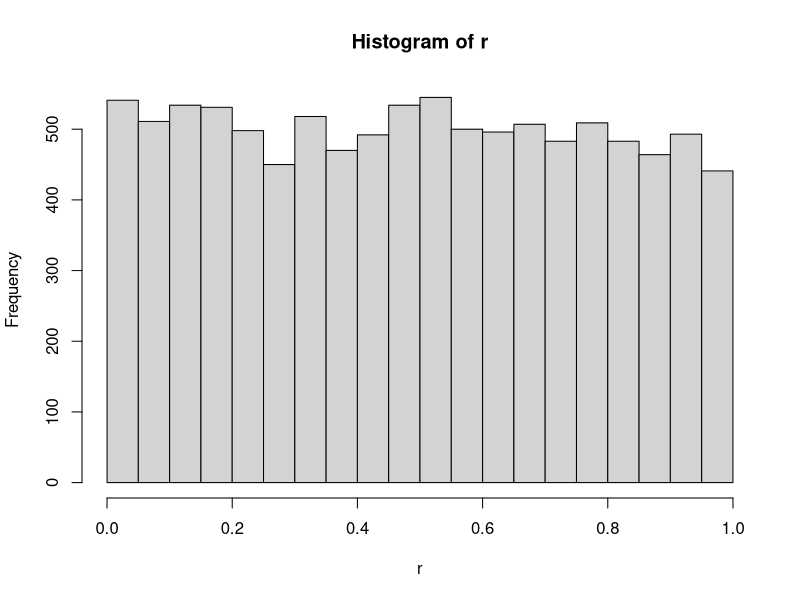
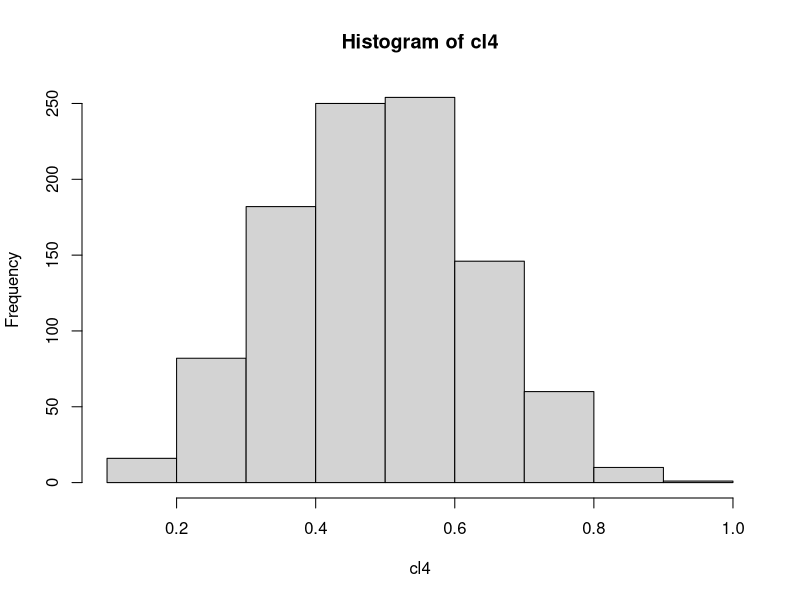
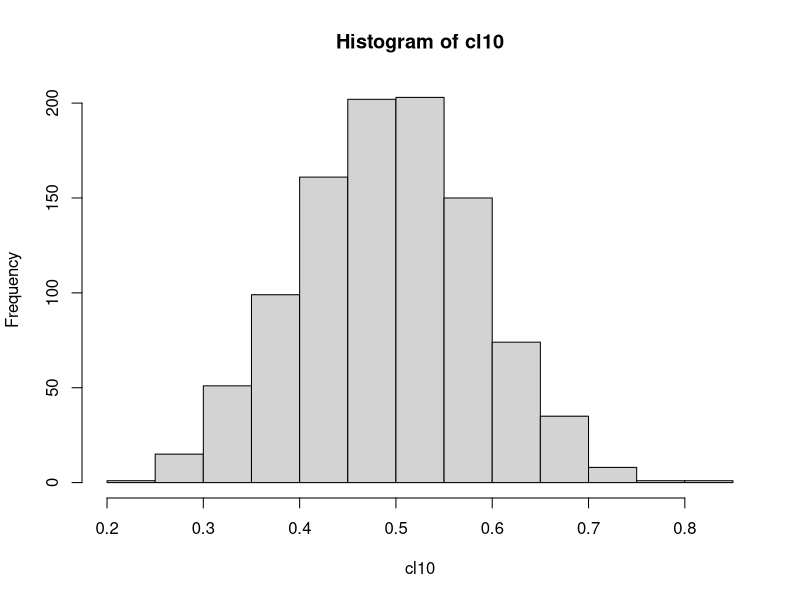

R code for these plots, in order:
#demonstration of CLT in R
runif(10)

#generate 10000 number of uniform distribution
r <- runif(10000)

#type and enter r in the console to see the data
hist(r)
meanr <- mean(r)
sdr <- sd(r)

#draw 3 random samples from the distribution
samples1 <- sample(r, 4)
samples2 <- sample(r, 4)
samples3 <- sample(r, 4)

mean(samples1)
mean(samples2)
mean(samples3)

#run a for loop
cl4 <- mean(sample(r,4))

for (i in 1:1000){
  cl4 <- c(cl4, mean(sample(r,4)))
}
  
hist(cl4)

cl10 <- mean(sample(r,10))

for (i in 1:1000){
  cl10 <- c(cl10, mean(sample(r,10)))
}

hist(cl10)





